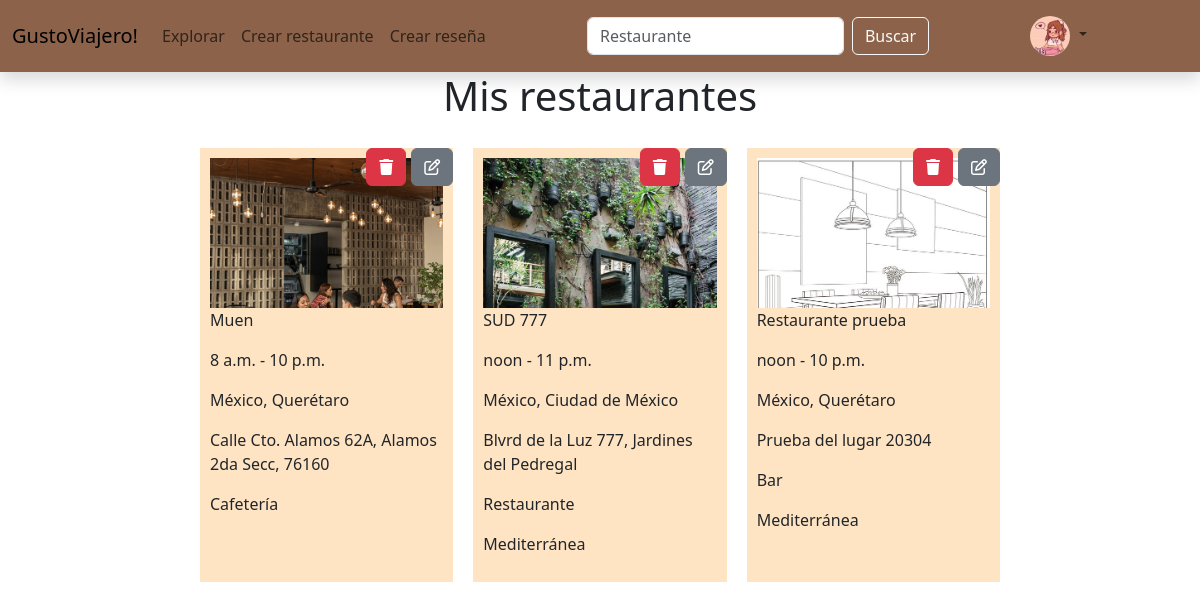
/misrestaurantes/ (signed in), run on the app's committed database.
### inicio/models.py (models this page shows, shortened)
class FotoUsuario(models.Model):
    UsuarioID=models.OneToOneField(User, on_delete=models.CASCADE)
    Imagen=models.ImageField(upload_to='uploads/perfil', blank=True, null=True)

class Restaurante (models.Model):
    Nombre=models.CharField(max_length=50, default='Restaurante')
    Propietario=models.ForeignKey(User, on_delete=models.CASCADE, default=1)
    Pais=models.CharField(max_length=50)
    Estado=models.CharField(max_length=50)
    Direccion=models.CharField(max_length=200)
    Promedio=models.DecimalField(max_digits=3,decimal_places=2, default=0, blank=True)
    TipoCocina=models.ForeignKey(TipoCocina,on_delete=models.CASCADE, blank=True, null=True)
    CategoriaL=models.ForeignKey(CategoriaL,on_delete=models.CASCADE, blank=True, null=True)
    Apertura=models.TimeField()
    Cierre=models.TimeField()
    Descripción=models.CharField(max_length=280, null=True, blank=True)

class FotosLugar(models.Model):
    RestauranteID=models.ForeignKey(Restaurante, on_delete=models.CASCADE, blank=True)
    Imagen=models.ImageField(upload_to='uploads/lugar', blank=True, null=True)

class CategoriaL(models.Model):
    Nombre=models.CharField(max_length=30)
    def __str__(self):
        return self.Nombre

class TipoCocina(models.Model):
    Nombre=models.CharField(max_length=25)
    def __str__(self):
        return self.Nombre

### inicio/views.py (the view)
# urls.py: path('misrestaurantes/',views.mis_restaurantes, name='mis_restaurantes'),
def mis_restaurantes(request):
    if request.user.is_authenticated:
        usuario = request.user
        foto = FotoUsuario.objects.filter(UsuarioID=usuario).first()
        Elementos=Restaurante.objects.filter(Propietario=request.user).prefetch_related('fotoslugar_set')
    return render(request, "mis_restaurantes.html",{'Elementos': Elementos, 'usuario':usuario,'foto':foto})

### inicio/templates/mis_restaurantes.html (shortened to what this page needs)
{% extends 'base.html' %}
{% load static %}
{% block content %}
<p class="h1 d-flex justify-content-center">
    Mis restaurantes
</p>
<div class="vh-50 d-flex flex-column justify-content-center align-items-center content-container">
<div class="restaurantes-container" style="margin-top: 20px;">
    {% if Elementos %}
        {% for Elemento in Elementos %}
            <div class="restaurante-card restaurante">
                <a href="{% url 'editar_restaurante' Elemento.id %}" style="text-decoration: none; color: inherit;">
                    <div class="restaurante-options">
                        <a href="{% url 'eliminar_restaurante' Elemento.id %}" class="btn btn-danger"><i class="fa-solid fa-trash"></i></a>
                        <a href="{% url 'editar_restaurante' Elemento.id %}" class="btn btn-secondary"><i class="fa-regular fa-pen-to-square"></i></a>
                    </div>
                    <div style="width: 100%; height: 150px; overflow: hidden; margin: 0 auto;">
                        {% if Elemento.fotoslugar_set.all %}
                            <img src="{{ Elemento.fotoslugar_set.all.0.Imagen.url }}" alt="{{ Elemento.Nombre }}">
                        {% else %}
                            <img src="{% static 'images/default.jpg' %}" alt="{{ Elemento.Nombre }}">
                        {% endif %}
                    </div>
                    <p>{{ Elemento.Nombre }}</p>
                    <p>{{ Elemento.Apertura }} - {{ Elemento.Cierre }}</p>
                    <p>{{ Elemento.Pais }}, {{ Elemento.Estado }}</p>
                    <p>{{ Elemento.Direccion }}</p>
                    {% if Elemento.CategoriaL %}
                        <p>{{ Elemento.CategoriaL }}</p>
                    {% endif %}
                    {% if Elemento.TipoCocina %}
                        <p>{{ Elemento.TipoCocina }}</p>
                    {% endif %}
                </a>
            </div>
        {% endfor %}
    {% else %}
        <div class="col-md-8 text-center">
            <p>No tienes restaurantes</p>
            <a href="{% url 'crear_restaurante' %}" class="btn btn-light" style="color: #F27D16;">Crear restaurante</a>
        </div>
    {% endif %}
</div>
</div>
{% endblock %}

### inicio/templates/base.html (shortened to what this page needs)
{% load static %}
<!doctype html>
<html lang="es">
  <head>
    <link href="https://cdn.jsdelivr.net/npm/bootstrap@5.3.2/dist/css/bootstrap.min.css" rel="stylesheet">
    <link href="css/style.css" rel="stylesheet">
  </head>
  <body>
    <nav class="navbar navbar-expand-lg shadow" style="background-color: #8C634A;">
      <div class="container-fluid">
        <a class="navbar-brand">GustoViajero!</a>
        <div class="collapse navbar-collapse" id="navbarSupportedContent">
          <ul class="navbar-nav me-auto mb-2 mb-lg-0">
            <li class="nav-item">
              <a class="nav-link" aria-current="page" href="#">Explorar</a>
            </li>
            <li class="nav-item">
              <a class="nav-link" aria-current="page" href="{% url 'crear_restaurante' %}">Crear restaurante</a>
            </li>
            <li class="nav-item">
              <a class="nav-link" aria-current="page" href="{% url 'elegir_restaurante' %}">Crear reseña</a>
            </li>
          </ul>
        </div>
        <div class="collapse navbar-collapse" id="navbarSupportedContent">
          <ul class="navbar-nav me-auto mb-2 mb-lg-0">
          <form class="d-flex" role="search">
            <input class="form-control me-2" type="search" placeholder="Restaurante" aria-label="Search">
            <button class="btn btn-outline-light" type="submit">Buscar</button>
          </form>
          </ul>
        </div>
        <div class="collapse navbar-collapse justify-content-end" id="navbarSupportedContent">
          <ul class="navbar-nav me-auto mb-2 mb-lg-0">
            <li class="nav-item dropdown">
              <a class="nav-link dropdown-toggle" href="#" role="button" data-bs-toggle="dropdown" aria-expanded="false">
                {% if foto %}
                <img src="{{foto.Imagen.url}}" width="40" height="40" style="border-radius: 50%;">
                {% else %}
                <img src="{% static 'images/default-perfil.jpg' %}" width="40" height="40" style="border-radius: 50%;">
                {% endif %}
              </a>
            </li>
          </ul>
        </div>
      </div>
    </nav>
    {% block content %}
    {% endblock %}
  </body>
</html>

### inicio/templates/base.html (style rules this page uses)
.content-container { max-width: 800px; margin: auto; }

### inicio/templates/mis_restaurantes.html (style rules this page uses)
.restaurantes-container { display: grid; grid-template-columns: repeat(auto-fill, minmax(250px, 1fr)); gap: 20px; justify-content: center; }
.restaurante-card { background-color: bisque; width: 100%; height: auto; padding: 10px; position: relative; }
.restaurante-card img { width: 100%; height: auto; }
.restaurante-options { position: absolute; top: 0; right: 0; display: flex; gap: 5px; }

### data on the page
FotoUsuario: Imagen (picture)
Restaurante: fotoslugar_set.all.0.Imagen (picture), Nombre "Muen", Apertura "8 a.m.", Cierre "10 p.m.", Pais "México", Estado "Querétaro", Direccion "Calle Cto. Alamos 62A, Alamos 2da Secc, 76160", CategoriaL "Cafetería"
Restaurante: fotoslugar_set.all.0.Imagen (picture), Nombre "SUD 777", Apertura "noon", Cierre "11 p.m.", Pais "México", Estado "Ciudad de México", Direccion "Blvrd de la Luz 777, Jardines del Pedregal", CategoriaL "Restaurante", TipoCocina "Mediterránea"
Restaurante: Nombre "Restaurante prueba", Apertura "noon", Cierre "10 p.m.", Pais "México", Estado "Querétaro", Direccion "Prueba del lugar 20304", CategoriaL "Bar", TipoCocina "Mediterránea"
